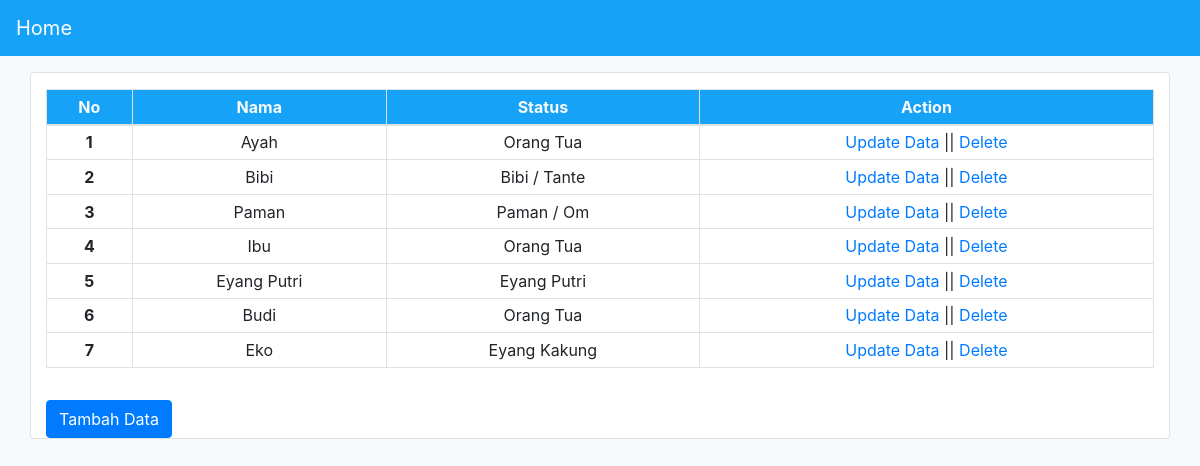
The page / on the database its author committed.
### tables this page shows
CREATE TABLE `keluarga` (
  `id` int(11) NOT NULL,
  `nama` varchar(100) NOT NULL,
  `id_status` int(11) NOT NULL
);

CREATE TABLE `status_keluarga` (
  `id` int(11) NOT NULL,
  `status` varchar(100) NOT NULL
);

### index.php (the view, shortened to what this page needs)
<!DOCTYPE html>
<html lang="en">
<head>
    <link rel="stylesheet" type="text/css" href="assets/css/bootstrap.css">
    <?php
        include ('config.php');
        $result = $conn->query('SELECT keluarga.id, keluarga.nama, status_keluarga.status FROM keluarga, status_keluarga WHERE keluarga.id_status = status_keluarga.id');
    ?>
</head>
<body class="bg-light">
    <nav class="navbar navbar-expand-lg navbar-dark" style="background-color:#16a2f7">
        <a class="navbar-brand" href="#">Home</a>
    </nav>
    <div class="container mt-3 mx-auto bg-white border rounded">
        <div class="my-3 table-responsive">
            <table class="table table-sm table-bordered table-hover" style="text-align:center">
                <thead class="text-light" style="background-color:#16a2f7">
                    <tr>
                        <th scope="col">No</th>
                        <th scope="col">Nama</th>
                        <th scope="col">Status</th>
                        <th scope="col">Action</th>
                    </tr>
                </thead>
                <tbody>
                <?php
                    try {
                        $i=0;
                        while ($row = $result->fetch(PDO::FETCH_ASSOC)) {
                            echo '<tr>';
                            echo '<th scope="row">';
                            echo $i+=1;
                            echo '</th>';
                            echo '<td>';
                            echo $row['nama'];
                            echo '</td>';
                            echo '<td>';
                            echo $row['status'];
                            echo '</td>';
                            echo '<td>';
                            ?>
                            <a href="update.php?name=<?php echo $row['nama']; ?>">Update Data</a>
                            || <a href="hapus.php?name=<?php echo $row['id']; ?>">Delete</a>
                            <?php
                            echo '</td>';
                            echo '</tr>';
                        }
                    } catch (PDOException $e) {
                        echo "Gagal: " . $e->getMessage();
                    }
                ?>
                </tbody>
            </table>
        </div>
        <a href="tambah.php" type="button" class="btn btn-primary btn-md">Tambah Data</a>
    </div>
</body>
</html>

### rows shown on the page
keluarga: i "1", nama "Ayah", id_status.status "Orang Tua"
keluarga: i "2", nama "Bibi", id_status.status "Bibi / Tante"
keluarga: i "3", nama "Paman", id_status.status "Paman / Om"
keluarga: i "4", nama "Ibu", id_status.status "Orang Tua"
keluarga: i "5", nama "Eyang Putri", id_status.status "Eyang Putri"
keluarga: i "6", nama "Budi", id_status.status "Orang Tua"
keluarga: i "7", nama "Eko", id_status.status "Eyang Kakung"
